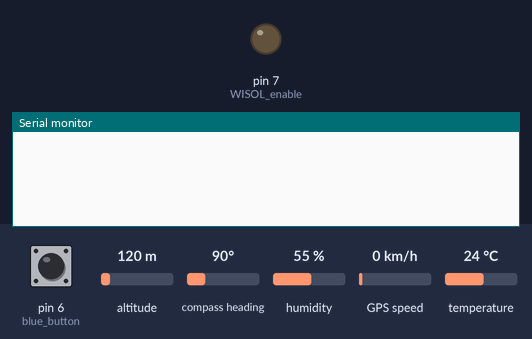
The sketch below on a simulated Arduino Uno, built with avr-gcc and run on an emulated ATmega328P. Shown: output pins drawn as LEDs (lit = HIGH), the last lines printed to the serial monitor. The inputs (shaded band) are chosen by the test bench; at power-on: pin 6 (blue_button) HIGH, altitude 120 m, compass heading 90°, humidity 55 %, GPS speed 0 km/h, temperature 24 °C. The GPS gets a fix after 3 s at 37.7749, -122.4194 with 8 satellites.

Above: at 1.2 s.
1.3 s: pin 6 (blue_button) pulled LOW for 0.15 s
At 2.8 s:
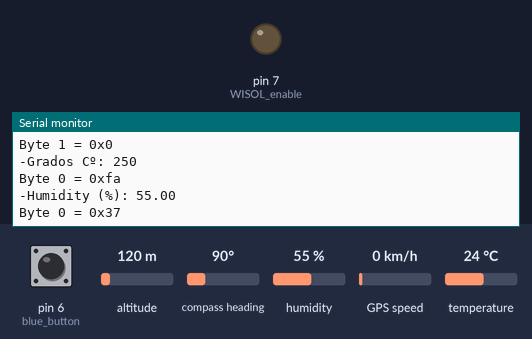
At 4.8 s:
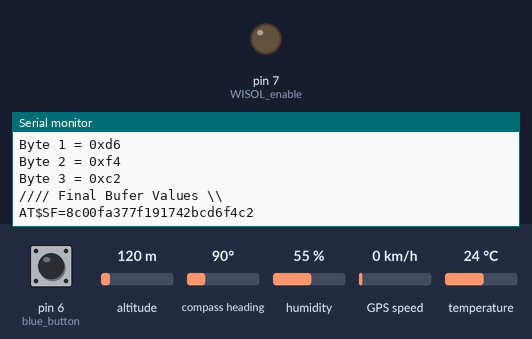
Timing chart, 0 to 6.3 s (numbered marks = the images above; inputs shaded):
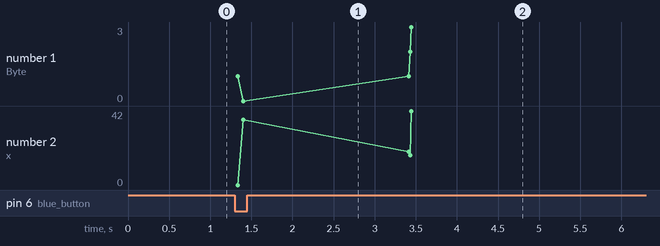

Measured:
- after the input at 1.3 s, the serial monitor: prints a new line at once (image 1)

The sketch:

SigFox_Conn_Test_w_sensors_final.ino
```cpp
#include "math.h"
//#include "LowPower.h"
#include <TinyGPS++.h>
#include "DHT.h"
#include <SoftwareSerial.h>

/********** General  Definitions ***************/
const int blue_button = 6;
#define DEBUG 1

/************** Air Quality Sensor *************/
/* Air Quality Sensor Pin (ADC0) */
const int sensorAirPin = A0;
/* Ro given value for calculating the C02 ppm */
const int Ro = 1200;

/************** Temperature Sensor *************/
const int sensorPin = A1;

/************** Humidity Sensor *************/
#define DHTPIN A2 // what digital pin we're connected to
#define DHTTYPE DHT11 // DHT 11 (AM2302), AM2321

DHT dht(DHTPIN, DHTTYPE);

/**************** GPS Sensor ******************/
/* Virtual Serial Port (UART) Baudrate  */
static const uint32_t GPSBaud = 9600;
// The TinyGPS++ object
TinyGPSPlus gps;
/* Float Variables to Store Lat & Lng data */
static float g_latitude, g_longitude;

/************* SigFox Module ******************/
const int WISOL_enable = 7;

/********** Virtual Serial Port ***************/
/* Virtual Serial Port (UART) Pins  */
static const int RXPin = 12, TXPin = 11;
// The serial connection to the GPS device
SoftwareSerial mySerial(RXPin, TXPin);

/***** Sig Fox Messaging ******/
//*****************************************************
String bufer; // String var to store the payload to send
String bufer_n="\n"; // New line to add into our payload
//*****************************************************

void setup()
{
  Serial.begin(9600);
  mySerial.begin(GPSBaud);
  pinMode(blue_button, INPUT);
  pinMode(WISOL_enable, OUTPUT);   //enable modulo wisol
}

void loop()
{
  if (digitalRead(blue_button)==LOW)
  {
    //inicializamos el payload cargando el comando para enviar
    //AT$SF= comando para mandar la informacion por sigfox Maximo 12 bytes*/
    bufer="AT$SF=";

    read_airSensor();
    read_temp();
    read_hum();
    read_GPS();

    Serial.println("\n//// Final Bufer Values \\\\");
    Serial.println(bufer);

    if (!DEBUG)
    {
      send_message(bufer); //enviamos nuestro payload por Sigfox
    }
  }

//LowPower.idle(SLEEP_8S, ADC_OFF, TIMER2_OFF, TIMER1_OFF, TIMER0_OFF,
//        SPI_OFF, USART0_OFF, TWI_OFF);
}

void read_airSensor() {

  int adc_MQ = analogRead(sensorAirPin);      //Lemos la salida analógica  del MQ
  float voltaje = adc_MQ * (5.0 / 1023.0); //Convertimos la lectura en un valor de voltaje
  float Rs=1000*((5-voltaje)/voltaje);     //Calculamos Rs con un RL de 1k
  float CO2_ppm_float = 106.5*pow(Rs/Ro,-1.49);  // calculamos la concentración  de CO2 con la ecuación obtenida.
  int CO2_ppm_int = round(CO2_ppm_float);

  if (DEBUG)
  {
    Serial.print ("\n-CO2 ppm: ");
    Serial.print (CO2_ppm_int);
    Serial.print("\n");
  }
  /**************************************************
  agregamos nuestra variable al payload a enviar*/
  add_int(CO2_ppm_int,true);
}

void read_temp()
{
  int sensorVal=analogRead(sensorPin);
  float temp=(5.0*sensorVal*100.0)/1024.0;
  int temp_aux = round(temp);
  if (DEBUG)
  {
    Serial.print("\n-Grados Cº: ");
    Serial.println(temp_aux);
  }
  add_int(temp_aux,false);


}


void read_hum (){
   float h = dht.readHumidity();

   // Check if any reads failed and exit early (to try again)
   if (isnan(h)) {
      Serial.println("\nFailed to read from DHT sensor!");
      add_int(0, false);
   }
   else {

     int hum_aux = round(h);
     if (DEBUG)
     {
       Serial.print ("\n-Humidity (%): ");
       Serial.print (h);
       Serial.print("\n");
     }
     add_int(hum_aux, false);
   }
}


void read_GPS()
{
  bool updated_data = false;

  while (!updated_data)
  {
    if (mySerial.available() > 0)
    {
      gps.encode(mySerial.read());

      if (gps.location.isUpdated())
      {
        g_latitude = (float) gps.location.lat();
        if (DEBUG)
        {
          Serial.print ("\n-Latitude: ");
          Serial.println(g_latitude,6);
        }
        add_float(g_latitude);

        g_longitude = (float) gps.location.lng();
        if (DEBUG)
        {
          Serial.print("\n-Longitud: ");
          Serial.println(g_longitude,6);
        }
        add_float(g_longitude);

        updated_data = true;
      }
    }
  }
}


void add_float(float var1) //funcion para agregar flotantes al payload en formato little-endian
{
  byte* a1 = (byte*) &var1;    //convertimos el dato a bytes
  String str1;

  for(int i=0;i<4;i++)
  {
    str1=String(a1[i], HEX);    //convertimos el valor hex a string

    if (DEBUG)
    {
      Serial.println((String)"Byte "+i+" = 0x"+str1);
    }

    if(str1.length()<2)
    {
      bufer+=0+str1;    //si no, se agrega un cero
    }
    else
    {
      bufer+=str1;    //si esta completo, se copia tal cual
    }
  }
}

void add_int(int var2, bool is_Air_sensor)    //funcion para agregar enteros al payload (hasta 255)
{
  byte* a2 = (byte*) &var2; //convertimos el dato a bytes
  String str2;

  if (is_Air_sensor)
  {
     for(int i=0;i<2;i++)
     {
        str2=String(a2[i], HEX);    //convertimos el valor hex a string

        if (DEBUG)
        {
          Serial.println((String)"Byte "+i+" = 0x"+str2);
        }

        if(str2.length()<2)
        {
          bufer+=0+str2;    //si no, se agrega un cero
        }
        else
        {
          bufer+=str2;    //si esta completo, se copia tal cual
        }
     }
  }
  else
  {
      str2=String(a2[0], HEX);  //convertimos el valor hex a string

      if (DEBUG)
      {
        Serial.println((String)"Byte 0 = 0x"+str2);
      }

      //verificamos si nuestro byte esta completo
      if(str2.length()<2)
      {
        bufer+=0+str2;    //si no, se agrega un cero
      }
      else
      {
        bufer+=str2;     //si esta completo, se copia tal cual
      }
  }
}

void send_message(String payload)
{
  //agregamos el salto de linea "\n"
  bufer+=bufer_n;
  //*******************
  //Habilitamos el modulo Sigfox
  digitalWrite(WISOL_enable, HIGH);
  delay(1000);
  //Reset del canal para asegurar que manda en la frecuencia correcta
  Serial.print("AT$RC\n");
  //************************
  //Enviamos la informacion por sigfox
  Serial.print(bufer);
  delay(3000);
  //deshabilitamos el modulo Sigfox
  digitalWrite(WISOL_enable, LOW);
}
```
